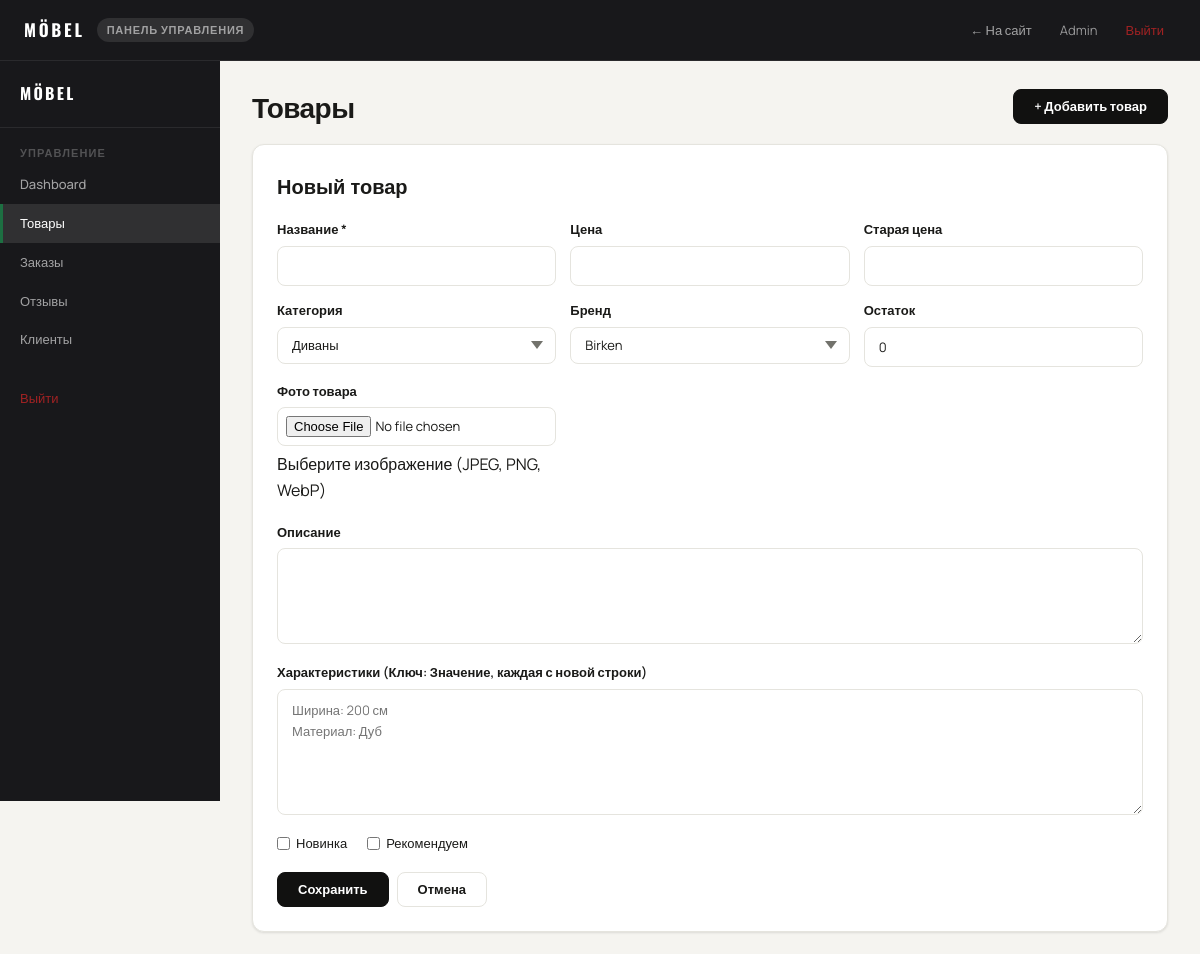
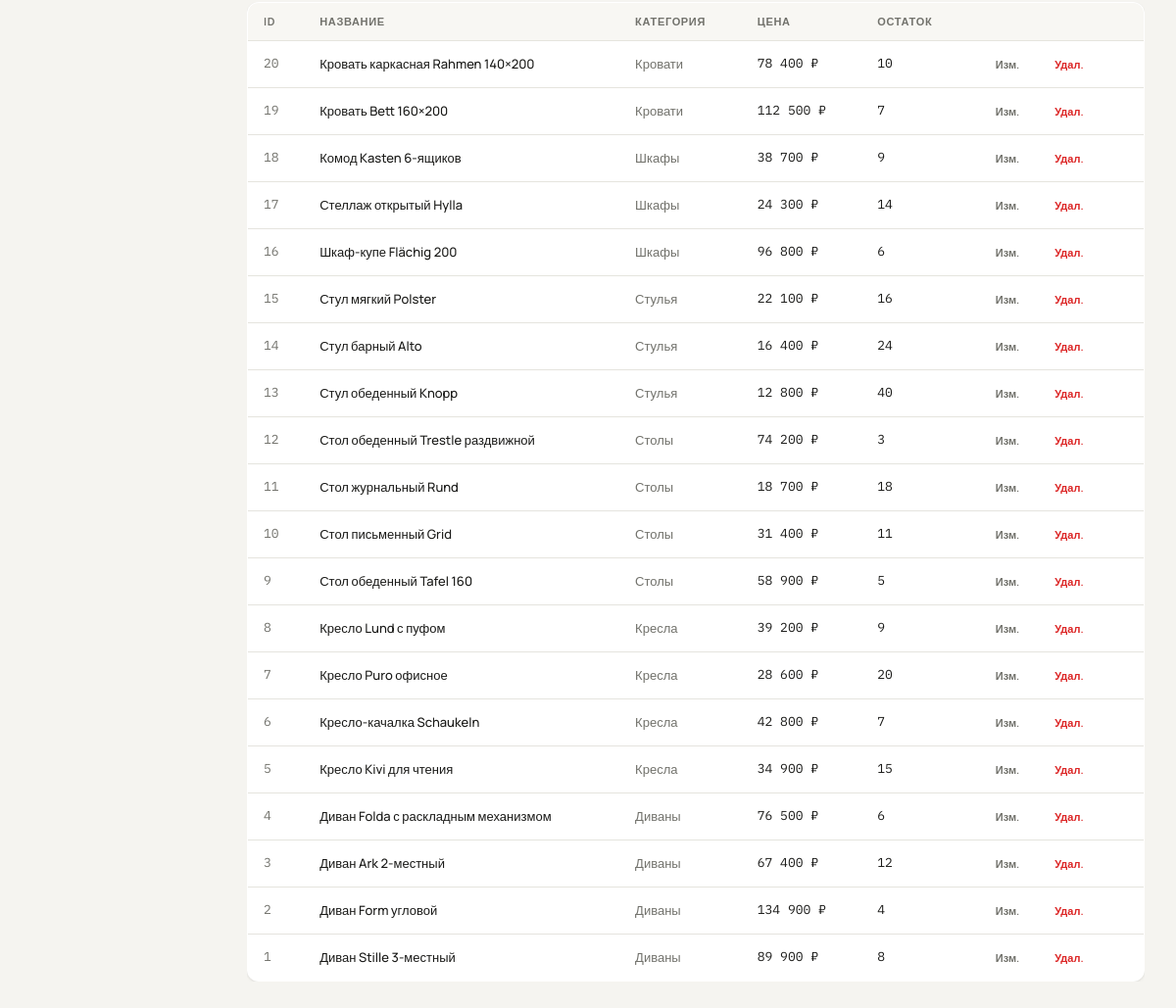
/admin/products.php?edit=0 (signed in), run on the app's committed database (2 pictures, top to bottom).
### tables this page shows
CREATE TABLE products (
    id INT AUTO_INCREMENT PRIMARY KEY,
    name VARCHAR(200) NOT NULL,
    slug VARCHAR(200) NOT NULL UNIQUE,
    category_id INT NOT NULL,
    brand_id INT NOT NULL,
    price DECIMAL(10,2) NOT NULL,
    old_price DECIMAL(10,2) DEFAULT NULL,
    description TEXT,
    specs TEXT COMMENT 'JSON: {width, height, depth, material, color, weight}',
    image VARCHAR(300),
    stock INT DEFAULT 0,
    is_new TINYINT(1) DEFAULT 0,
    is_featured TINYINT(1) DEFAULT 0,
    created_at TIMESTAMP DEFAULT CURRENT_TIMESTAMP,
    FOREIGN KEY (category_id) REFERENCES categories(id),
    FOREIGN KEY (brand_id) REFERENCES brands(id)
);

CREATE TABLE categories (
    id INT AUTO_INCREMENT PRIMARY KEY,
    name VARCHAR(100) NOT NULL,
    slug VARCHAR(100) NOT NULL UNIQUE,
    description TEXT,
    created_at TIMESTAMP DEFAULT CURRENT_TIMESTAMP
);

### includes/config.php (called while the page is built, shortened)
<?php
function db(): PDO {
    static $pdo = null;
    if ($pdo === null) {
        $dsn = "mysql:host=" . DB_HOST . ";dbname=" . DB_NAME . ";charset=" . DB_CHARSET;
        $options = [
            PDO::ATTR_ERRMODE            => PDO::ERRMODE_EXCEPTION,
            PDO::ATTR_DEFAULT_FETCH_MODE => PDO::FETCH_ASSOC,
            PDO::ATTR_EMULATE_PREPARES   => false,
        ];
        try {
            $pdo = new PDO($dsn, DB_USER, DB_PASS, $options);
        } catch (PDOException $e) {
            die('<div style="font-family:monospace;padding:2rem;color:#c00">DB Error: ' . htmlspecialchars($e->getMessage()) . '</div>');
        }
    }
    return $pdo;
}
function price(float $p): string {
    return number_format($p, 0, ',', ' ') . ' ' . CURRENCY;
}
function h(string $s): string {
    return htmlspecialchars($s, ENT_QUOTES, 'UTF-8');
}

### admin/products.php (the view, shortened to what this page needs)
<?php
require_once '../includes/config.php';
$editing=null;
if (isset($_GET['edit'])) { if ((int)$_GET['edit']>0) { $s=db()->prepare("SELECT * FROM products WHERE id=?"); $s->execute([(int)$_GET['edit']]); $editing=$s->fetch()?:[]; } else $editing=[]; }
$products=db()->query("SELECT p.*,c.name AS cn FROM products p JOIN categories c ON c.id=p.category_id ORDER BY p.id DESC")->fetchAll();
$cats=db()->query("SELECT * FROM categories ORDER BY name")->fetchAll();
$brands=db()->query("SELECT * FROM brands ORDER BY name")->fetchAll();
require_once '../includes/header_admin.php';
?>
<div class="admin-wrap">
  <?php include 'sidebar.php'; ?>
  <div class="admin-main">
    <div class="admin-toolbar">
      <h1 class="admin-page-title" style="margin:0">Товары</h1>
      <a href="products.php?edit=0" class="btn btn-primary">+ Добавить товар</a>
    </div>
    <?php if (isset($_GET['edit'])): ?>
    <div class="admin-form-box">
      <div style="display:flex;align-items:center;justify-content:space-between;margin-bottom:18px">
        <div class="admin-form-title" style="margin:0"><?= !empty($editing['id']) ? 'Редактировать: '.h($editing['name']) : 'Новый товар' ?></div>
      </div>
      <form method="post" class="form-stack" enctype="multipart/form-data">
        <div class="admin-form-grid">
          <div class="field"><label class="field-label">Название *</label><input class="field-input" type="text" name="name" value="<?=h($editing['name']??'')?>" required></div>
          <div class="field"><label class="field-label">Цена</label><input class="field-input" type="number" name="price" step="0.01" value="<?=$editing['price']??''?>"></div>
          <div class="field"><label class="field-label">Старая цена</label><input class="field-input" type="number" name="old_price" step="0.01" value="<?=$editing['old_price']??''?>"></div>
          <div class="field"><label class="field-label">Категория</label>
            <select class="field-select" name="category_id"><?php foreach($cats as $c): ?><option value="<?=$c['id']?>" <?=($editing['category_id']??'')==$c['id']?'selected':''?>><?=h($c['name'])?></option><?php endforeach; ?></select></div>
          <div class="field"><label class="field-label">Бренд</label>
            <select class="field-select" name="brand_id"><?php foreach($brands as $b): ?><option value="<?=$b['id']?>" <?=($editing['brand_id']??'')==$b['id']?'selected':''?>><?=h($b['name'])?></option><?php endforeach; ?></select></div>
          <div class="field"><label class="field-label">Остаток</label><input class="field-input" type="number" name="stock" value="<?=$editing['stock']??0?>"></div>
          <div class="field"><label class="field-label">Фото товара</label><input class="field-input" type="file" name="image" accept="image/*" style="padding:8px"><span class="field-hint"><?= !empty($editing['image']) ? 'Фото загружено. Выберите новое для замены.' : 'Выберите изображение (JPEG, PNG, WebP)' ?></span></div>
        </div>
        <div class="field"><label class="field-label">Описание</label><textarea class="field-textarea" name="description" rows="3"><?=h($editing['description']??'')?></textarea></div>
        <div class="field"><label class="field-label">Характеристики (Ключ: Значение, каждая с новой строки)</label>
          <textarea class="field-textarea" name="specs" rows="5" placeholder="Ширина: 200 см&#10;Материал: Дуб"></textarea></div>
        <div style="display:flex;gap:20px">
          <label style="display:flex;align-items:center;gap:6px;font-size:var(--fs-sm)"><input type="checkbox" name="is_new" <?=!empty($editing['is_new'])?'checked':''?>> Новинка</label>
          <label style="display:flex;align-items:center;gap:6px;font-size:var(--fs-sm)"><input type="checkbox" name="is_featured" <?=!empty($editing['is_featured'])?'checked':''?>> Рекомендуем</label>
        </div>
        <div style="display:flex;gap:8px">
          <button type="submit" name="save" class="btn btn-primary">Сохранить</button>
          <a href="products.php" class="btn btn-outline">Отмена</a>
        </div>
      </form>
    </div>
    <?php endif; ?>
    <div class="admin-table-wrap"><table class="data-table">
      <thead><tr><th>ID</th><th>Название</th><th>Категория</th><th>Цена</th><th>Остаток</th><th></th></tr></thead>
      <tbody>
      <?php foreach ($products as $p): ?>
      <tr>
        <td class="td-mono td-muted"><?=$p['id']?></td>
        <td><a href="../product.php?slug=<?=h($p['slug'])?>" style="font-weight:500"><?=h($p['name'])?></a></td>
        <td class="td-muted"><?=h($p['cn'])?></td>
        <td class="td-mono"><?=price((float)$p['price'])?></td>
        <td class="td-mono"><?=(int)$p['stock']?></td>
        <td style="display:flex;gap:6px;padding:10px 16px">
          <a href="products.php?edit=<?=$p['id']?>" class="btn btn-ghost btn-sm">Изм.</a>
          <a href="products.php?delete=<?=$p['id']?>" class="btn btn-danger btn-sm" onclick="return confirm('Удалить товар?')">Удал.</a>
        </td>
      </tr>
      <?php endforeach; ?>
      </tbody>
    </table></div>
  </div>
</div>
<?php require_once '../includes/footer_admin.php'; ?>

### css/tokens.css (style rules this page uses)
:root { --c-bg: #f5f4f0; --c-surface: #ffffff; --c-border: #e5e4de; --c-text: #1a1a18; --c-muted: #72726c; --c-black: #111110; --c-accent: #1d6f42; --c-danger: #dc2626; --c-success: #16a34a; --f-sans: 'Manrope', sans-serif; --f-display: 'Oswald', sans-serif; --f-mono: 'IBM Plex Mono', monospace; --fs-xs: 11px; --fs-sm: 13px; --fs-md: 15px; --fs-lg: 17px; --r-sm: 4px; --r-md: 8px; --r-lg: 12px; --site-width: 1320px; --page-px: 40px; --shadow-sm: 0 1px 3px rgba(0,0,0,.07), 0 1px 2px rgba(0,0,0,.04); --shadow-md: 0 4px 16px rgba(0,0,0,.09), 0 2px 4px rgba(0,0,0,.04); --shadow-lg: 0 12px 40px rgba(0,0,0,.12); --ease: 0.16s ease; --header-h: 60px; }

### css/base.css (style rules this page uses)
*, *::before, *::after { box-sizing: border-box; margin: 0; padding: 0; }
html { font-size: 16px; scroll-behavior: smooth; -webkit-text-size-adjust: 100%; }
body { font-family: var(--f-sans); background: var(--c-bg); color: var(--c-text); font-weight: 400; line-height: 1.6; -webkit-font-smoothing: antialiased; }
a { color: inherit; text-decoration: none; }
button, input, select, textarea { font-family: inherit; }
h1,h2,h3,h4 { font-family: var(--f-display); font-weight: 600; line-height: 1.1; letter-spacing: -.02em; }
.data-table { width: 100%; border-collapse: collapse; background: var(--c-surface); border-radius: var(--r-lg); overflow: hidden; border: 1px solid var(--c-border); box-shadow: var(--shadow-sm); }
.data-table th { background: #f8f7f3; text-align: left; padding: 10px 16px; font-size: var(--fs-xs); font-weight: 700; text-transform: uppercase; letter-spacing: .06em; color: var(--c-muted); border-bottom: 1px solid var(--c-border); }
.data-table td { padding: 12px 16px; font-size: var(--fs-sm); border-bottom: 1px solid var(--c-border); vertical-align: middle; }
.data-table tr:last-child td { border-bottom: none; }
.td-mono { font-family: var(--f-mono); font-size: 12px; }
.td-muted { color: var(--c-muted); }

### css/components.css (style rules this page uses)
.btn { display: inline-flex; align-items: center; justify-content: center; gap: 6px; padding: 10px 20px; border-radius: var(--r-md); font-size: var(--fs-sm); font-weight: 600; line-height: 1; border: 1.5px solid transparent; cursor: pointer; transition: all var(--ease); white-space: nowrap; }
.btn-primary { background: var(--c-black); color: #fff; border-color: var(--c-black); }
.btn-outline { background: #fff; color: var(--c-text); border-color: var(--c-border); }
.btn-ghost { background: transparent; color: var(--c-muted); border-color: transparent; }
.btn-danger { background: transparent; color: var(--c-danger); border-color: transparent; font-size: var(--fs-xs); }
.btn-sm { padding: 7px 14px; font-size: var(--fs-xs); }
.field { display: flex; flex-direction: column; gap: 6px; }
.field-label { font-size: var(--fs-sm); font-weight: 600; color: var(--c-text); }
.field-input, .field-select, .field-textarea { width: 100%; padding: 10px 14px; border: 1.5px solid var(--c-border); border-radius: var(--r-md); background: var(--c-surface); font-size: var(--fs-sm); color: var(--c-text); transition: border-color var(--ease), box-shadow var(--ease); appearance: none; }
.field-select { background-repeat: no-repeat; background-position: right 12px center; padding-right: 34px; cursor: pointer; }
.field-textarea { resize: vertical; min-height: 96px; line-height: 1.6; }
.form-stack { display: flex; flex-direction: column; gap: 18px; }

### css/admin.css (style rules this page uses)
.admin-wrap { display: grid; grid-template-columns: 220px 1fr; min-height: calc(100vh - var(--header-h)); }
.admin-main { padding: 28px 32px; background: var(--c-bg); min-width: 0; }
.admin-page-title { font-family: var(--f-display); font-size: 28px; font-weight: 700; margin-bottom: 22px; }
.admin-toolbar { display: flex; align-items: center; justify-content: space-between; margin-bottom: 20px; }
.admin-form-box { background: var(--c-surface); border: 1px solid var(--c-border); border-radius: var(--r-lg); padding: 24px; margin-bottom: 24px; box-shadow: var(--shadow-sm); }
.admin-form-title { font-family: var(--f-display); font-size: 20px; font-weight: 700; margin-bottom: 18px; }
.admin-form-grid { display: grid; grid-template-columns: repeat(3, 1fr); gap: 14px; }
.admin-table-wrap { overflow-x: auto; }

### data on the page
products: id "20", name "Кровать каркасная Rahmen 140×200", category.name "Кровати", price "78 400 ₽", stock "10"
products: id "19", name "Кровать Bett 160×200", category.name "Кровати", price "112 500 ₽", stock "7"
products: id "18", name "Комод Kasten 6-ящиков", category.name "Шкафы", price "38 700 ₽", stock "9"
products: id "17", name "Стеллаж открытый Hylla", category.name "Шкафы", price "24 300 ₽", stock "14"
products: id "16", name "Шкаф-купе Flächig 200", category.name "Шкафы", price "96 800 ₽", stock "6"
products: id "15", name "Стул мягкий Polster", category.name "Стулья", price "22 100 ₽", stock "16"
products: id "14", name "Стул барный Alto", category.name "Стулья", price "16 400 ₽", stock "24"
products: id "13", name "Стул обеденный Knopp", category.name "Стулья", price "12 800 ₽", stock "40"
products: id "12", name "Стол обеденный Trestle раздвижной", category.name "Столы", price "74 200 ₽", stock "3"
products: id "11", name "Стол журнальный Rund", category.name "Столы", price "18 700 ₽", stock "18"
products: id "10", name "Стол письменный Grid", category.name "Столы", price "31 400 ₽", stock "11"
products: id "9", name "Стол обеденный Tafel 160", category.name "Столы", price "58 900 ₽", stock "5"
products: id "8", name "Кресло Lund с пуфом", category.name "Кресла", price "39 200 ₽", stock "9"
products: id "7", name "Кресло Puro офисное", category.name "Кресла", price "28 600 ₽", stock "20"
products: id "6", name "Кресло-качалка Schaukeln", category.name "Кресла", price "42 800 ₽", stock "7"
products: id "5", name "Кресло Kivi для чтения", category.name "Кресла", price "34 900 ₽", stock "15"
products: id "4", name "Диван Folda с раскладным механизмом", category.name "Диваны", price "76 500 ₽", stock "6"
products: id "3", name "Диван Ark 2-местный", category.name "Диваны", price "67 400 ₽", stock "12"
products: id "2", name "Диван Form угловой", category.name "Диваны", price "134 900 ₽", stock "4"
products: id "1", name "Диван Stille 3-местный", category.name "Диваны", price "89 900 ₽", stock "8"

### other printed values
SITE_NAME "MÖBEL"
$user['name'] "Admin"
form field category_id "Диваны"
form field brand_id "Birken"
